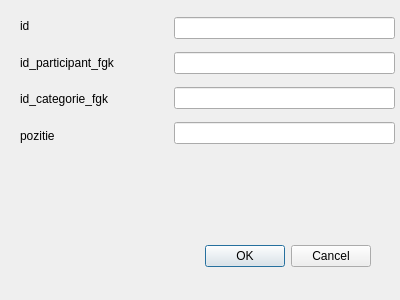
<?xml version="1.0" encoding="UTF-8"?>
<ui version="4.0">
 <class>AddClasament</class>
 <widget class="QDialog" name="AddClasament">
  <property name="geometry">
   <rect>
    <x>0</x>
    <y>0</y>
    <width>400</width>
    <height>300</height>
   </rect>
  </property>
  <property name="windowTitle">
   <string>Dialog</string>
  </property>
  <widget class="QDialogButtonBox" name="buttonBox">
   <property name="geometry">
    <rect>
     <x>30</x>
     <y>240</y>
     <width>341</width>
     <height>32</height>
    </rect>
   </property>
   <property name="orientation">
    <enum>Qt::Horizontal</enum>
   </property>
   <property name="standardButtons">
    <set>QDialogButtonBox::Cancel|QDialogButtonBox::Ok</set>
   </property>
  </widget>
  <widget class="QWidget" name="">
   <property name="geometry">
    <rect>
     <x>174</x>
     <y>10</y>
     <width>221</width>
     <height>141</height>
    </rect>
   </property>
   <layout class="QVBoxLayout" name="verticalLayout">
    <item>
     <widget class="QLineEdit" name="id"/>
    </item>
    <item>
     <widget class="QLineEdit" name="id_participant_fgk"/>
    </item>
    <item>
     <widget class="QLineEdit" name="id_categorie_fgk"/>
    </item>
    <item>
     <widget class="QLineEdit" name="pozitie"/>
    </item>
   </layout>
  </widget>
  <widget class="QWidget" name="">
   <property name="geometry">
    <rect>
     <x>20</x>
     <y>10</y>
     <width>131</width>
     <height>141</height>
    </rect>
   </property>
   <layout class="QVBoxLayout" name="verticalLayout_2">
    <item>
     <widget class="QLabel" name="label">
      <property name="text">
       <string>id</string>
      </property>
     </widget>
    </item>
    <item>
     <widget class="QLabel" name="label_2">
      <property name="text">
       <string>id_participant_fgk</string>
      </property>
     </widget>
    </item>
    <item>
     <widget class="QLabel" name="label_3">
      <property name="text">
       <string>id_categorie_fgk</string>
      </property>
     </widget>
    </item>
    <item>
     <widget class="QLabel" name="label_4">
      <property name="text">
       <string>pozitie</string>
      </property>
     </widget>
    </item>
   </layout>
  </widget>
 </widget>
 <resources/>
 <connections>
  <connection>
   <sender>buttonBox</sender>
   <signal>accepted()</signal>
   <receiver>AddClasament</receiver>
   <slot>accept()</slot>
   <hints>
    <hint type="sourcelabel">
     <x>248</x>
     <y>254</y>
    </hint>
    <hint type="destinationlabel">
     <x>157</x>
     <y>274</y>
    </hint>
   </hints>
  </connection>
  <connection>
   <sender>buttonBox</sender>
   <signal>rejected()</signal>
   <receiver>AddClasament</receiver>
   <slot>reject()</slot>
   <hints>
    <hint type="sourcelabel">
     <x>316</x>
     <y>260</y>
    </hint>
    <hint type="destinationlabel">
     <x>286</x>
     <y>274</y>
    </hint>
   </hints>
  </connection>
 </connections>
</ui>
